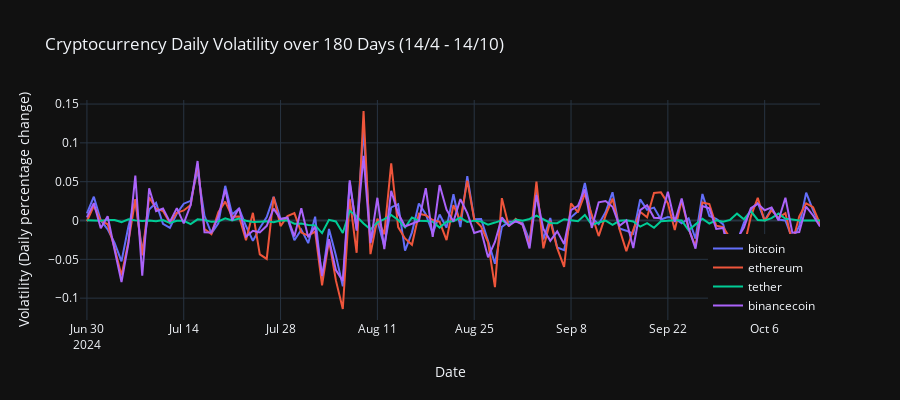

Notebook cell for this chart:
### Markdown cell above
**Volatility Analysis**

### Code cell
pivoted_coin['Timestamp'] = pd.to_datetime(pivoted_coin['Timestamp'])
pivoted_coin.set_index('Timestamp', inplace=True)


volatility = pivoted_coin[['bitcoin', 'ethereum', 'tether', 'binancecoin']].pct_change() 

fig = go.Figure()
for coin in ['bitcoin', 'ethereum', 'tether', 'binancecoin']:
    fig.add_trace(go.Scatter(x=volatility.index, y=volatility[coin], mode='lines', name=coin))
    
fig.update_layout(
    title='Cryptocurrency Daily Volatility over 180 Days (14/4 - 14/10)',
    xaxis_title='Date', 
    yaxis_title='Volatility (Daily percentage change)',
    width=900,
    height=400,
    legend=dict(
        x=1,
        y=0,
        xanchor='right',
        yanchor='bottom'
    ),
    template="plotly_dark" 
)
fig.show()

fig.write_html('../static/HTML/volatility_analysis.html')
